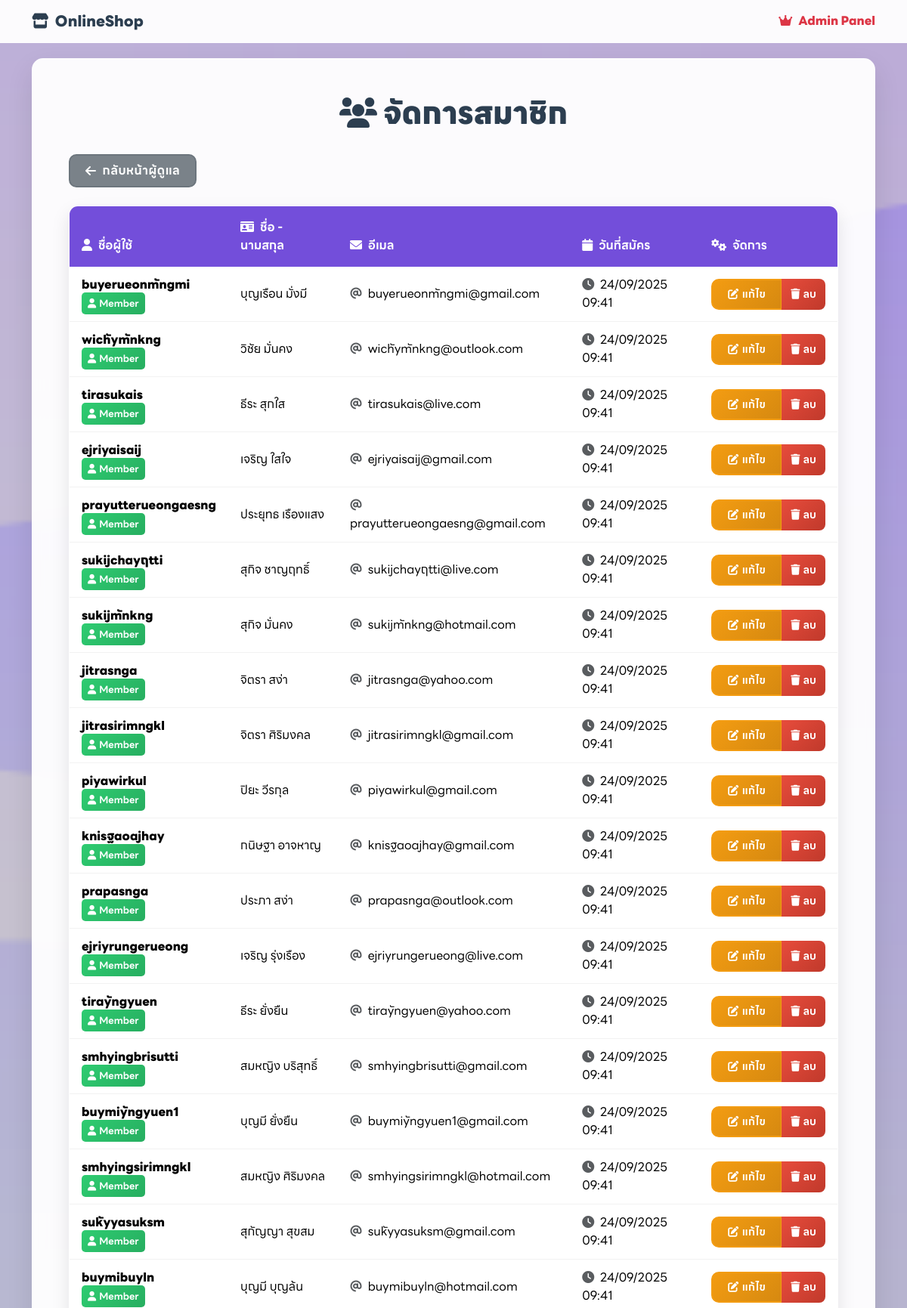
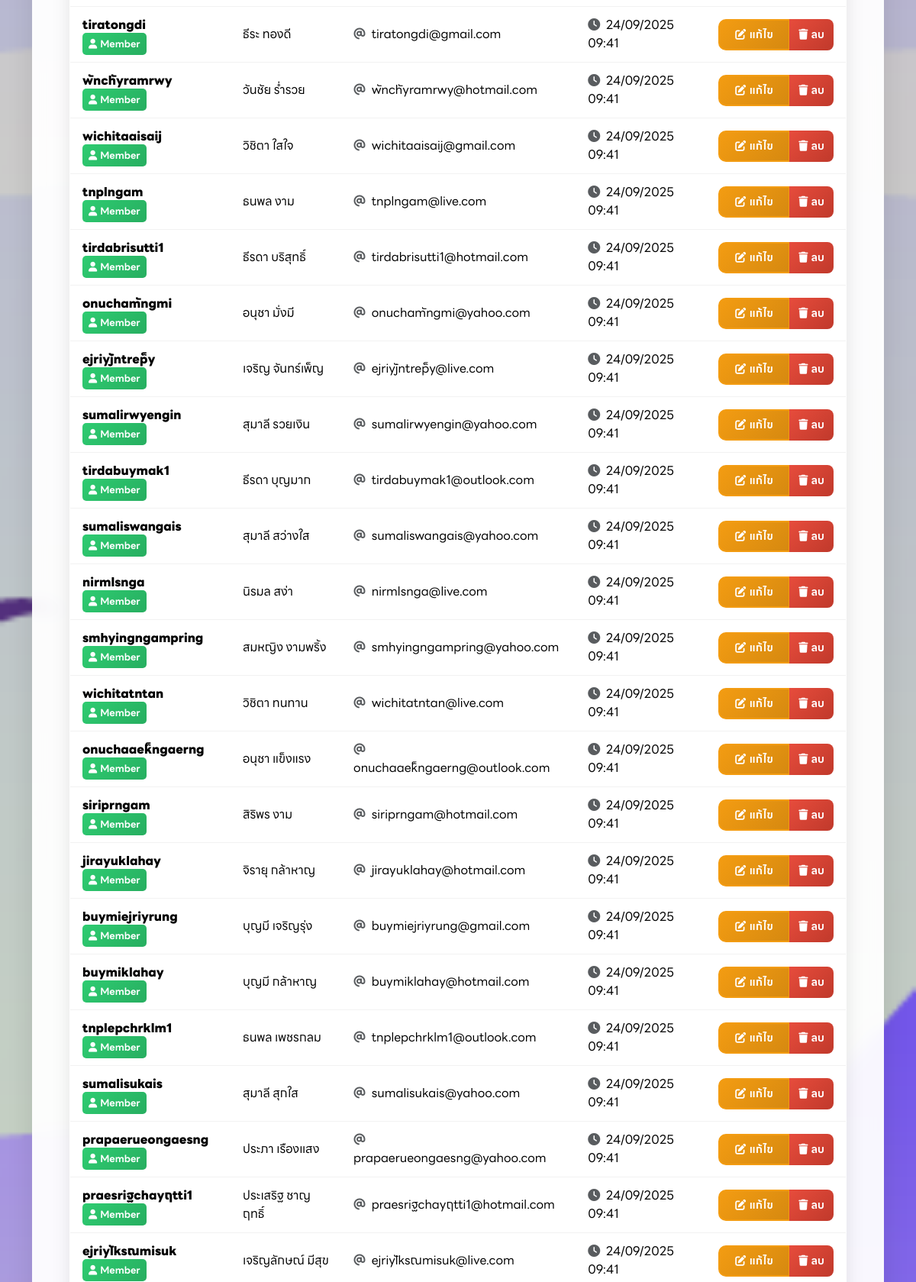
/admin/users.php (signed in, upper part), run on the app's committed database (2 pictures, top to bottom).
### tables this page shows
CREATE TABLE `users` (
  `user_id` int(11) NOT NULL,
  `username` varchar(50) NOT NULL,
  `password` varchar(255) NOT NULL,
  `email` varchar(100) NOT NULL,
  `full_name` varchar(100) DEFAULT NULL,
  `role` enum('admin','member') DEFAULT 'member',
  `created_at` timestamp NOT NULL DEFAULT current_timestamp()
);

### admin/users.php (the view, shortened to what this page needs)
<?php
require_once '../config.php';
$stmt = $conn->prepare("SELECT * FROM users WHERE role = 'member' ORDER BY created_at DESC");
$stmt->execute();
$users = $stmt->fetchAll(PDO::FETCH_ASSOC);
?>
<!DOCTYPE html>
<html lang="th">
<head>
    <link href="https://cdn.jsdelivr.net/npm/bootstrap@5.3.7/dist/css/bootstrap.min.css" rel="stylesheet">
    <link href="https://cdnjs.cloudflare.com/ajax/libs/font-awesome/6.0.0/css/all.min.css" rel="stylesheet">
    <link rel="stylesheet" href="../assets/font/LINESeedSansTH.css">
    <link rel="stylesheet" href="../assets/css/custom.css">
</head>
<body>
    <body>
        <nav class="navbar navbar-expand-lg sticky-top">
            <div class="container">
                <a class="navbar-brand" href="../index.php">
                    <i class="fas fa-store me-2"></i>OnlineShop
                </a>
                <div class="navbar-nav ms-auto">
                    <span class="navbar-text text-danger fw-bold">
                        <i class="fas fa-crown me-2"></i>Admin Panel
                    </span>
                </div>
            </div>
        </nav>
        <div class="container">
            <div class="main-container p-4 p-md-5">
                <h1 class="page-title">
                    <i class="fas fa-users me-2"></i>จัดการสมาชิก
                </h1>
                <div class="mb-4">
                    <a href="index.php" class="btn btn-secondary">
                        <i class="fas fa-arrow-left me-2"></i>กลับหน้าผู้ดูแล
                    </a>
                </div>
                <?php if (count($users) === 0): ?>
                    <div class="alert alert-warning text-center">
                        <i class="fas fa-info-circle me-2"></i>ยังไม่มีสมาชิกในระบบ
                    </div>
                <?php else: ?>
                    <div class="table-container">
                        <div class="table-responsive">
                            <table class="table">
                                <thead>
                                    <tr>
                                        <th><i class="fas fa-user me-2"></i>ชื่อผู้ใช้</th>
                                        <th><i class="fas fa-id-card me-2"></i>ชื่อ - นามสกุล</th>
                                        <th><i class="fas fa-envelope me-2"></i>อีเมล</th>
                                        <th><i class="fas fa-calendar me-2"></i>วันที่สมัคร</th>
                                        <th><i class="fas fa-cogs me-2"></i>จัดการ</th>
                                    </tr>
                                </thead>
                                <tbody>
                                    <?php foreach ($users as $user): ?>
                                        <tr>
                                            <td>
                                                <strong><?= htmlspecialchars($user['username']) ?></strong>
                                                <br>
                                                <span class="user-badge">
                                                    <i class="fas fa-user me-1"></i>Member
                                                </span>
                                            </td>
                                            <td><?= htmlspecialchars($user['full_name']) ?></td>
                                            <td>
                                                <i class="fas fa-at me-1 text-muted"></i>
                                                <?= htmlspecialchars($user['email']) ?>
                                            </td>
                                            <td>
                                                <i class="fas fa-clock me-1 text-muted"></i>
                                                <?= date('d/m/Y H:i', strtotime($user['created_at'])) ?>
                                            </td>
                                            <td class="text-center">
                                                <div class="btn-group" role="group">
                                                    <a href="edit_users.php?id=<?= $user['user_id'] ?>" class="btn btn-warning btn-sm d-flex justify-content-center align-items-center">
                                                        <i class="fas fa-edit me-1"></i>แก้ไข
                                                    </a>
                                                    <button type="button" data-user-id="<?php echo $user['user_id']; ?>" class="delete-button btn btn-danger btn-sm d-flex justify-content-center align-items-center">
                                                        <i class="fas fa-trash me-1"></i>ลบ
                                                    </button>
                                                </div>
                                            </td>
                                        </tr>
                                    <?php endforeach; ?>
                                </tbody>
                            </table>
                        </div>
                    </div>
                <?php endif; ?>
            </div>
        </div>
    </body>
</html>

### assets/css/custom.css (style rules this page uses)
html { overflow-y: scroll; }
body { background-image: url('../img/background.png'); background-size: cover; background-position: center; background-attachment: fixed; min-height: 100vh; font-family: 'LINE Seed Sans TH', 'Segoe UI', Verdana, sans-serif; }
.navbar { background: rgba(255, 255, 255, 0.95); backdrop-filter: blur(10px); border-bottom: 1px solid rgba(255, 255, 255, 0.2); }
.navbar-brand { font-weight: 700; color: #2c3e50 !important; font-family: 'LINE Seed Sans TH', sans-serif; }
.main-container { background: rgba(255, 255, 255, 0.95); border-radius: 15px; box-shadow: 0 15px 35px rgba(0, 0, 0, 0.1); backdrop-filter: blur(10px); border: 1px solid rgba(255, 255, 255, 0.2); margin-top: 20px; margin-bottom: 20px; }
.table-container { background: rgba(255, 255, 255, 0.9); border-radius: 12px; border: 1px solid rgba(255, 255, 255, 0.3); overflow: hidden; box-shadow: 0 10px 25px rgba(0, 0, 0, 0.1); }
.btn-secondary { border-radius: 10px; padding: 8px 20px; font-weight: 500; letter-spacing: 0.5px; transition: all 0.3s ease; background: rgba(108, 117, 125, 0.9); border: 2px solid #6c757d; min-height: 36px; display: inline-flex; align-items: center; justify-content: center; }
.btn-warning { border-radius: 10px; padding: 8px 20px; font-weight: 500; letter-spacing: 0.5px; transition: all 0.3s ease; background: linear-gradient(135deg, #f39c12 0%, #d68910 100%); border: 2px solid #f39c12; min-height: 36px; display: inline-flex; align-items: center; justify-content: center; color: white; }
.btn-danger { border-radius: 8px; padding: 6px 12px; font-weight: 500; transition: all 0.3s ease; background: linear-gradient(135deg, #e74c3c 0%, #c0392b 100%); border: none; color: white; }
.user-badge { background: linear-gradient(135deg, #2ecc71 0%, #27ae60 100%); color: white; padding: 4px 8px; border-radius: 5px; font-size: 0.8rem; font-weight: 500; }
.page-title { color: #2c3e50; font-weight: 700; margin-bottom: 30px; text-align: center; font-family: 'LINE Seed Sans TH', sans-serif; }
.table { margin-bottom: 0; }
.table thead th { background-color: #734eda; color: white; border: none; font-weight: 500; padding: 16px; font-family: 'LINE Seed Sans TH', sans-serif; }
.table tbody td { padding: 12px 16px; vertical-align: middle; border-color: rgba(0, 0, 0, 0.05); }

### data on the page
users: username "buyerueonmัngmi", full_name "บุญเรือน มั่งมี", email "buyerueonmัngmi@gmail.com", created_at "24/09/2025 09:41"
users: username "wichัymัnkng", full_name "วิชัย มั่นคง", email "wichัymัnkng@outlook.com", created_at "24/09/2025 09:41"
users: username "tirasukais", full_name "ธีระ สุกใส", email "tirasukais@live.com", created_at "24/09/2025 09:41"
users: username "ejriyaisaij", full_name "เจริญ ใสใจ", email "ejriyaisaij@gmail.com", created_at "24/09/2025 09:41"
users: username "prayutterueongaesng", full_name "ประยุทธ เรืองแสง", email "prayutterueongaesng@gmail.com", created_at "24/09/2025 09:41"
users: username "sukijchayฤtti", full_name "สุกิจ ชาญฤทธิ์", email "sukijchayฤtti@live.com", created_at "24/09/2025 09:41"
users: username "sukijmัnkng", full_name "สุกิจ มั่นคง", email "sukijmัnkng@hotmail.com", created_at "24/09/2025 09:41"
users: username "jitrasnga", full_name "จิตรา สง่า", email "jitrasnga@yahoo.com", created_at "24/09/2025 09:41"
users: username "jitrasirimngkl", full_name "จิตรา ศิริมงคล", email "jitrasirimngkl@gmail.com", created_at "24/09/2025 09:41"
users: username "piyawirkul", full_name "ปิยะ วีรกุล", email "piyawirkul@gmail.com", created_at "24/09/2025 09:41"
users: username "knisฐaoajhay", full_name "กนิษฐา อาจหาญ", email "knisฐaoajhay@gmail.com", created_at "24/09/2025 09:41"
users: username "prapasnga", full_name "ประภา สง่า", email "prapasnga@outlook.com", created_at "24/09/2025 09:41"
users: username "ejriyrungerueong", full_name "เจริญ รุ่งเรือง", email "ejriyrungerueong@live.com", created_at "24/09/2025 09:41"
users: username "tirayัngyuen", full_name "ธีระ ยั่งยืน", email "tirayัngyuen@yahoo.com", created_at "24/09/2025 09:41"
users: username "smhyingbrisutti", full_name "สมหญิง บริสุทธิ์", email "smhyingbrisutti@gmail.com", created_at "24/09/2025 09:41"
users: username "buymiyัngyuen1", full_name "บุญมี ยั่งยืน", email "buymiyัngyuen1@gmail.com", created_at "24/09/2025 09:41"
users: username "smhyingsirimngkl", full_name "สมหญิง ศิริมงคล", email "smhyingsirimngkl@hotmail.com", created_at "24/09/2025 09:41"
users: username "sukัyyasuksm", full_name "สุกัญญา สุขสม", email "sukัyyasuksm@gmail.com", created_at "24/09/2025 09:41"
users: username "buymibuyln", full_name "บุญมี บุญล้น", email "buymibuyln@hotmail.com", created_at "24/09/2025 09:41"
users: username "tiratongdi", full_name "ธีระ ทองดี", email "tiratongdi@gmail.com", created_at "24/09/2025 09:41"
users: username "wัnchัyramrwy", full_name "วันชัย ร่ำรวย", email "wัnchัyramrwy@hotmail.com", created_at "24/09/2025 09:41"
users: username "wichitaaisaij", full_name "วิชิตา ใสใจ", email "wichitaaisaij@gmail.com", created_at "24/09/2025 09:41"
users: username "tnplngam", full_name "ธนพล งาม", email "tnplngam@live.com", created_at "24/09/2025 09:41"
users: username "tirdabrisutti1", full_name "ธีรดา บริสุทธิ์", email "tirdabrisutti1@hotmail.com", created_at "24/09/2025 09:41"
users: username "onuchamัngmi", full_name "อนุชา มั่งมี", email "onuchamัngmi@yahoo.com", created_at "24/09/2025 09:41"
users: username "ejriyjัntrep็y", full_name "เจริญ จันทร์เพ็ญ", email "ejriyjัntrep็y@live.com", created_at "24/09/2025 09:41"
users: username "sumalirwyengin", full_name "สุมาลี รวยเงิน", email "sumalirwyengin@yahoo.com", created_at "24/09/2025 09:41"
users: username "tirdabuymak1", full_name "ธีรดา บุญมาก", email "tirdabuymak1@outlook.com", created_at "24/09/2025 09:41"
users: username "sumaliswangais", full_name "สุมาลี สว่างใส", email "sumaliswangais@yahoo.com", created_at "24/09/2025 09:41"
users: username "nirmlsnga", full_name "นิรมล สง่า", email "nirmlsnga@live.com", created_at "24/09/2025 09:41"
users: username "smhyingngampring", full_name "สมหญิง งามพริ้ง", email "smhyingngampring@yahoo.com", created_at "24/09/2025 09:41"
users: username "wichitatntan", full_name "วิชิตา ทนทาน", email "wichitatntan@live.com", created_at "24/09/2025 09:41"
users: username "onuchaaek็ngaerng", full_name "อนุชา แข็งแรง", email "onuchaaek็ngaerng@outlook.com", created_at "24/09/2025 09:41"
users: username "siriprngam", full_name "สิริพร งาม", email "siriprngam@hotmail.com", created_at "24/09/2025 09:41"
users: username "jirayuklahay", full_name "จิรายุ กล้าหาญ", email "jirayuklahay@hotmail.com", created_at "24/09/2025 09:41"
users: username "buymiejriyrung", full_name "บุญมี เจริญรุ่ง", email "buymiejriyrung@gmail.com", created_at "24/09/2025 09:41"
users: username "buymiklahay", full_name "บุญมี กล้าหาญ", email "buymiklahay@hotmail.com", created_at "24/09/2025 09:41"
users: username "tnplepchrklm1", full_name "ธนพล เพชรกลม", email "tnplepchrklm1@outlook.com", created_at "24/09/2025 09:41"
users: username "sumalisukais", full_name "สุมาลี สุกใส", email "sumalisukais@yahoo.com", created_at "24/09/2025 09:41"
users: username "prapaerueongaesng", full_name "ประภา เรืองแสง", email "prapaerueongaesng@yahoo.com", created_at "24/09/2025 09:41"
users: username "praesriฐchayฤtti1", full_name "ประเสริฐ ชาญฤทธิ์", email "praesriฐchayฤtti1@hotmail.com", created_at "24/09/2025 09:41"
users: username "ejriylัksณmisuk", full_name "เจริญลักษณ์ มีสุข", email "ejriylัksณmisuk@live.com", created_at "24/09/2025 09:41"
